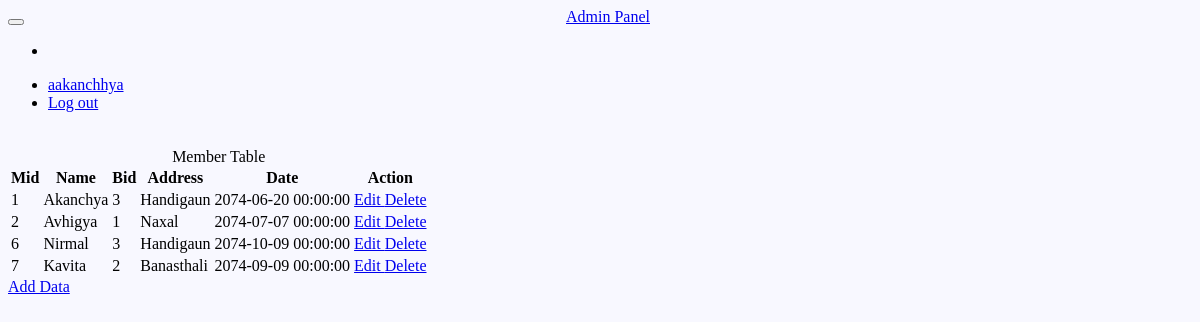
Screenshot of /Data/display.php?table=3 (signed in) with the database file from the repository.
### tables this page shows
CREATE TABLE `members` (
  `Mid` int(11) NOT NULL,
  `Name` varchar(50) NOT NULL,
  `Bid` int(11) NOT NULL,
  `Address` varchar(50) NOT NULL,
  `Date` datetime NOT NULL
);

### Data/display.php (the view, shortened to what this page needs)
<?php session_start();
    if(isset($_SESSION['name']))
    {
        require'../PHP/connect.inc.php';
        if(isset($_GET['table']))
        {
            $table = $_GET['table'];
            switch($table)
            {
                case 3:
                    $query = "Select * from Members";
                    $tableName = "Member";
                    break;
            }
            $run_sql = mysqli_query($con,$query);
            if(mysqli_num_rows($run_sql))
            {
                $row = mysqli_fetch_assoc($run_sql);
            }
        }
    }
?>
<!DOCTYPE html>
<html>
<head>
    <link rel='stylesheet' href='../CSS/style.css'>
</head>
<body>
    <?PHP include('Nav.php');?>
    <div class='container'>
    <div class='wrapper'>
        <table class='table table-bordered table-hover table-responsive'>
        <caption><?php echo $tableName ?> Table </caption>
            <thead>
                <tr>
                    <?PHP
                        $count = 0;
                        foreach ($row as $key => $value)
                        {
                            echo "<th>".$key."</th>";
                            if($count == 0)
                            {
                                $tid = $key;
                            }
                            $count ++;
                        }
                    ?>
                    <th> Action </th>
                </tr>
            </thead>
            <tbody>
                <?php
                    if($run_sql)
                    {
                        if(mysqli_num_rows($run_sql) != false)
                        {
                            do
                            {
                                echo "<tr>";
                                foreach($row as $val)
                                {
                                   echo "<td>".$val."</td>";
                                }
                                echo "<td>";
                                echo "<a href='edit.php?id=".$row[$tid]."&table=".$table." 'role='button' class='btn btn-info'> Edit  </a>";
                                echo "<a href='delete.php?id=".$row[$tid]."&table=".$table."'role='button' class='btn btn-danger'> Delete  </a>";
                                echo "</div>
                                </td>
                                </tr>";
                            }while($row = mysqli_fetch_assoc($run_sql));
                        }
                    }
                ?>
        <a href='add.php?table=<?php echo $table ?> 'role='button' class='btn btn-primary'> Add Data </a>
</body>
</html>

### CSS/style.css (style rules this page uses)
body { background-color: ghostwhite; }
.wrapper { margin: 3% auto; float: none; }

### rows the page displays
members: Mid "1", Name "Akanchya", Bid "3", Address "Handigaun", Date "2074-06-20 00:00:00"
members: Mid "2", Name "Avhigya", Bid "1", Address "Naxal", Date "2074-07-07 00:00:00"
members: Mid "6", Name "Nirmal", Bid "3", Address "Handigaun", Date "2074-10-09 00:00:00"
members: Mid "7", Name "Kavita", Bid "2", Address "Banasthali", Date "2074-09-09 00:00:00"

### other values shown
$_SESSION['name'] "aakanchhya"
$tableName "Member"
$key "Mid"
$key "Name"
$key "Bid"
$key "Address"
$key "Date"
